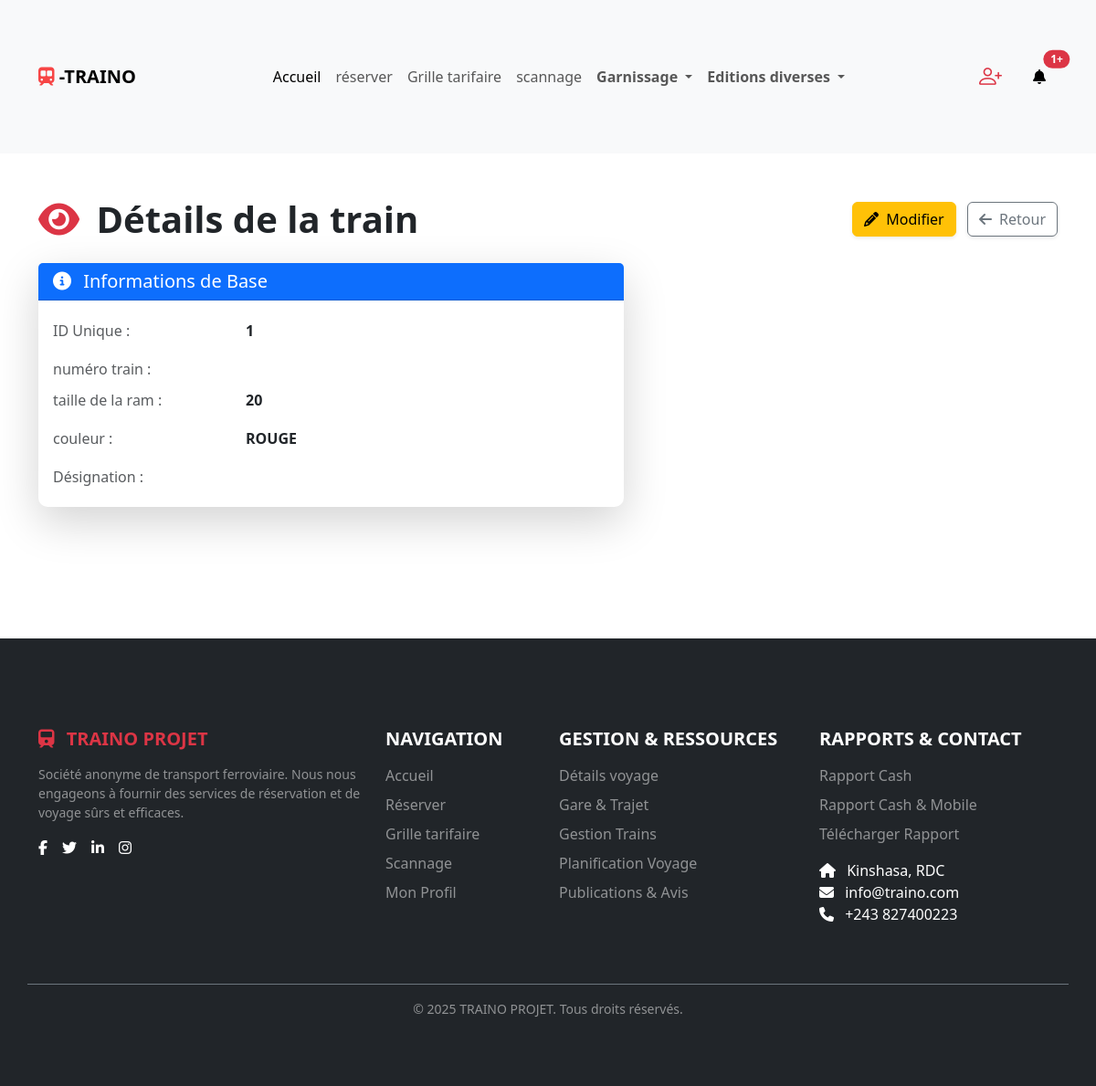
/train/details_train/1/ (signed in), run on the app's committed database.
### train/models.py (models this page shows, shortened)
class Train(models.Model):
    numero_train = models.CharField(
        max_length=10,
        verbose_name='numero voiture exemple A-0000',
        help_text="un sert de clé secondaire à la table voiture",
        null = False,
        blank= False,
    )
    taille_ram = models.IntegerField(
        verbose_name='taille_ram',
        help_text="taille_ram",
        null = False,
        blank= False,
    )
    couleur = models.CharField(
        max_length=30,
        verbose_name='couleur',
        help_text="couleur",
        null = False,
        blank= False,
        default = 'pas de couleur',
    )
    slug = models.SlugField(
        default="02Kkjsdhjfhf655qqzasjqsdbbbz555sc6JHMSLR",
        max_length= 100
    )

### train/views.py (the view)
# urls.py: path('details_train/<int:id>/',details_train, name = 'details_train'),
@login_required
def details_train(request, id):
    context = {
        'train' : Train.objects.get(id = id),
    }
    return render(request, 'train/details_train.html', context)

### train/templates/train/details_train.html (shortened to what this page needs)
{% extends 'front/header/header.html' %}
{% load static %}
{% block extra_css %}
    <link rel="stylesheet" href="{% static 'css/train/detail_train.css' %}">
{% endblock %}
{% block containter%}
    <div class="container py-5">
        <div class="row align-items-center mb-4">
            <div class="col-md-9">
                <h1 class="text-dark fw-bold mb-0">
                    <i class="fas fa-eye me-2 text-danger"></i> Détails de la train
                </h1>
            </div>
            <div class="col-md-3 text-end">
                <a href="{% url 'train:modifier_train' train.id train.slug %}" class="btn btn-warning shadow-sm me-2">
                    <i class="fas fa-pencil-alt me-1"></i> Modifier
                </a>
                <a href="{% url 'train:lire_train' %}" class="btn btn-outline-secondary shadow-sm">
                    <i class="fas fa-arrow-left me-1"></i> Retour
                </a>
            </div>
        </div>
        <div class="row g-4 mb-5">
            <div class="col-lg-7">
                <div class="card shadow-lg border-0 h-100">
                    <div class="card-header bg-primary text-white">
                        <h5 class="mb-0"><i class="fas fa-info-circle me-2"></i> Informations de Base</h5>
                    </div>
                    <div class="card-body">
                        <dl class="row mb-0 details-list">
                            <dt class="col-sm-4 text-muted">ID Unique :</dt>
                            <dd class="col-sm-8 fw-bold">{{ train.id }}</dd>
                            <dt class="col-sm-4 text-muted">numéro train :</dt>
                            <dd class="col-sm-8 fw-bold">{{ train.num_train }}</dd>
                            <dt class="col-sm-4 text-muted">taille de la ram :</dt>
                            <dd class="col-sm-8 fw-bold">{{ train.taille_ram|upper }}</dd>
                            <dt class="col-sm-4 text-muted">couleur :</dt>
                            <dd class="col-sm-8 fw-bold">{{ train.couleur|upper }}</dd>
                            <dt class="col-sm-4 text-muted">Désignation :</dt>
                            <dd class="col-sm-8 fw-bold text-dark h5">{{ gare.ville_gare|upper }}</dd>
                        </dl>
                    </div>
                </div>
            </div>
        </div>
    </div>
{% endblock %}

### train/static/css/train/detail_train.css (style rules this page uses)
.container { padding-top: 50px; padding-bottom: 50px; }
.card { border-radius: 10px; transition: box-shadow 0.3s ease; }
.details-list dt { color: #6c757d; font-weight: 500; padding-top: 5px; padding-bottom: 5px; }
.details-list dd { font-size: 1rem; padding-top: 5px; padding-bottom: 5px; }

### data on the page
Train: id "1", taille_ram "20", couleur "ROUGE"
